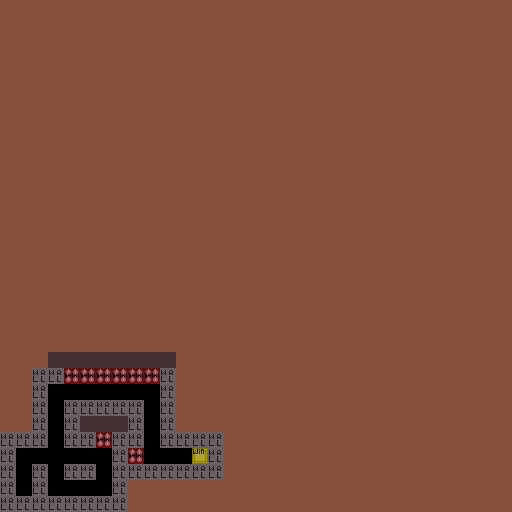

A 2D game scene composited from a Tiled map and its tileset images. What follows is a short description and the map's XML, with each tile layer's data collapsed to a summary:
An orthogonal 32x32 tile map with 16x16 px tiles, 2 tile layers (Art_Background, Gameplay), 2 tilesets and 1 object (spawn).

<map version="1.0" tiledversion="1.1.5" orientation="orthogonal" renderorder="right-down" width="32" height="32" tilewidth="16" tileheight="16" infinite="0" nextobjectid="5">
 <properties>
  <property name="atlas" value="tileset/TestGrid.atlas" />
  <property name="startx" type="int" value="1" />
  <property name="starty" type="int" value="30" />
 </properties>
 <tileset firstgid="1" source="../tileset/Slime All Tiles.tsx" />
 <tileset firstgid="2395" source="GameplayTileset.tsx" />
 <layer name="Art_Background" width="32" height="32">
  <data>[1024 cells, 994 non-empty, 4 distinct tile ids]</data>
 </layer>
 <layer name="Gameplay" width="32" height="32" opacity="0.5">
  <data>[1024 cells, 61 non-empty, 3 distinct tile ids]</data>
 </layer>
 <objectgroup name="Properties">
  <object id="3" name="spawn" x="16" y="464" width="16" height="16" />
 </objectgroup>
</map>
